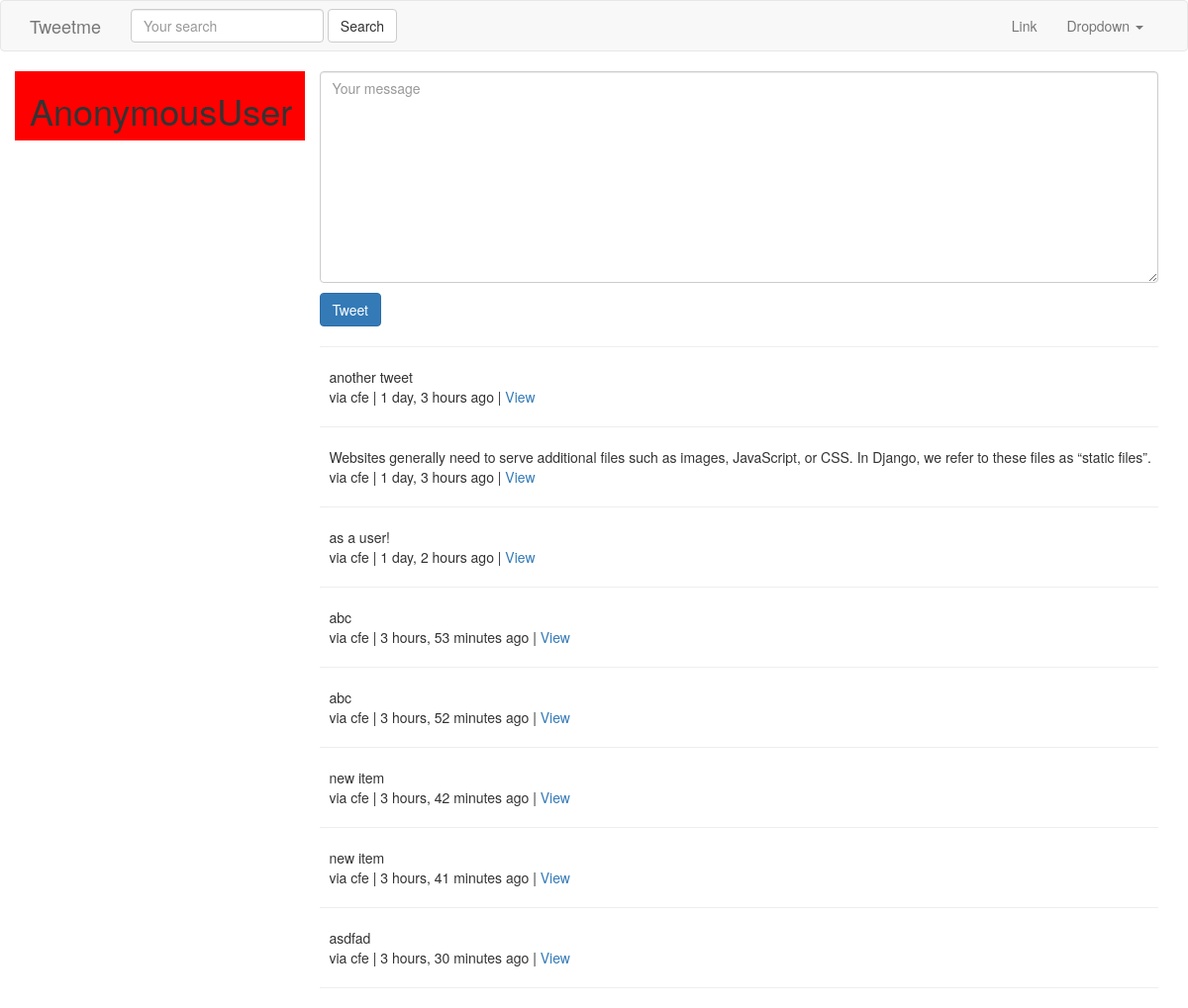
The app's page /, older data.
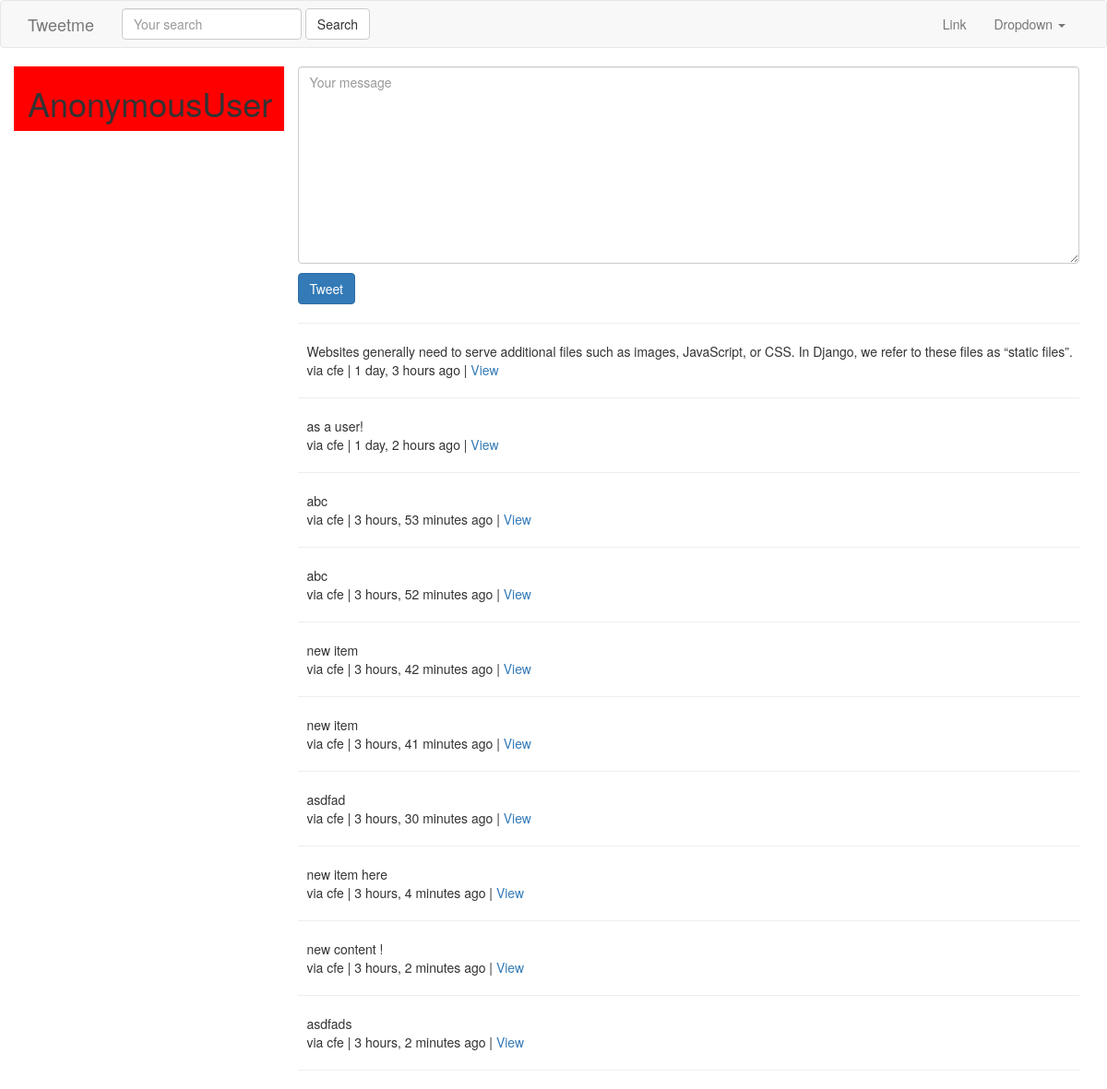
The same page, newer data.
### tweets/models.py (models this page shows, shortened)
class Tweet(models.Model):
    user        = models.ForeignKey(settings.AUTH_USER_MODEL)
    content     = models.CharField(max_length=140, validators=[validate_content])
    updated     = models.DateTimeField(auto_now=True)
    timestamp   = models.DateTimeField(auto_now_add=True)
    def get_absolute_url(self):
        return reverse("tweet:detail", kwargs={"pk":self.pk})

### tweets/views.py (the view)
# urls.py: url(r'^$', TweetListView.as_view(), name='home'), #/
class TweetListView(ListView):
    def get_queryset(self, *args, **kwargs):
        qs = Tweet.objects.all()
        print(self.request.GET)
        query = self.request.GET.get("q", None)
        if query is not None:
            qs = qs.filter(
                    Q(content__icontains=query) |
                    Q(user__username__icontains=query)
                    )
        return qs
    def get_context_data(self, *args, **kwargs):
        context = super(TweetListView, self).get_context_data(*args, **kwargs)
        context['create_form'] = TweetModelForm()
        context['create_url'] = reverse_lazy("tweet:create")
        return context

### tweets/forms.py (shortened to what this page needs)
class TweetModelForm(forms.ModelForm):
    content = forms.CharField(label='',
                widget=forms.Textarea(
                        attrs={'placeholder': "Your message",
                            "class": "form-control"}
                    ))
    class Meta:
        model = Tweet
        fields = [
            "content"
        ]

### tweets/templates/tweets/tweet_list.html (shortened to what this page needs)
{% extends "base.html" %}
{% block content %}
    <div class='row'>
        <div class='col-sm-3 col-xs-12' style='background-color:red;'>
        <h1>{{ request.user }}</h1>
        </div>
        <div class='col-sm-9 '>
             {% if not request.GET.q %}
                <div class=''>
                    {% include "tweets/form.html" with form=create_form action_url=create_url btn_title='Tweet' %}
                </div>
                <hr/>
            {% endif %}
        {% for object in object_list %}
            <div class="media">
                  <div class="media-left">
                  </div>
                  <div class="media-body">
                    {{ object.content }}<br/>
                    via {{ object.user }} | {{ object.timestamp|timesince }} ago | <a href='{{ object.get_absolute_url }}'>View</a>
                  </div>
            </div>
            <hr/>
        {% empty %}
            {% if request.GET.q %}
             <p>No tweets found.</p>
            {% else %}
            <p>No tweets yet.</p>
            {% endif %}
        {% endfor %}
        </div>
    </div>
{% endblock content %}

### templates/base.html (shortened to what this page needs)
{% load static %}
<html lang="en">
  <head>
    <link href="{% static 'css/bootstrap.min.css' %}" rel="stylesheet">
  </head>
  <body>
    {% include "navbar.html" %}
    <div class='container'>
      {% block content %}
      {% endblock content %}
    </div>
  </body>
</html>

### templates/navbar.html (shortened to what this page needs)
<nav class="navbar navbar-default">
  <div class="container">
    <div class="navbar-header">
      <a class="navbar-brand" href="{% url 'home' %}">Tweetme</a>
    </div>
    {% include "tweets/search_form.html" %}
    <div class="collapse navbar-collapse" id="bs-example-navbar-collapse-1">
      <ul class="nav navbar-nav navbar-right">
        <li><a href="#">Link</a></li>
        <li class="dropdown">
          <a href="#" class="dropdown-toggle" data-toggle="dropdown" role="button" aria-haspopup="true" aria-expanded="false">Dropdown <span class="caret"></span></a>
        </li>
      </ul>
    </div>
  </div>
</nav>

### tweets/templates/tweets/search_form.html
 <form class="navbar-form navbar-left" method='GET' action='{% url "tweet:list" %}'>
        <div class="form-group">
            <input class="form-control" type='text' name='q' placeholder='Your search' value='{{ request.GET.q }}'/>
            </div>
        <input class="btn btn-default" type='submit' value='Search'/>
</form>

### tweets/templates/tweets/form.html (shortened to what this page needs)
<form class='form' method='POST' action="{% if action_url %}{{ action_url }}{% endif %}">
    {{ form.as_p }}
    <input class='btn btn-primary' type="submit" value="{{ btn_title }}" />
</form>

Row changes from the older to the newer data that the page shows:
removed Tweet: content "another tweet", user "cfe", timestamp "1 day, 3 hours"
added Tweet: content "new item here", user "cfe", timestamp "3 hours, 4 minutes"
added Tweet: content "new content !", user "cfe", timestamp "3 hours, 2 minutes"
added Tweet: content "asdfads", user "cfe", timestamp "3 hours, 2 minutes"
